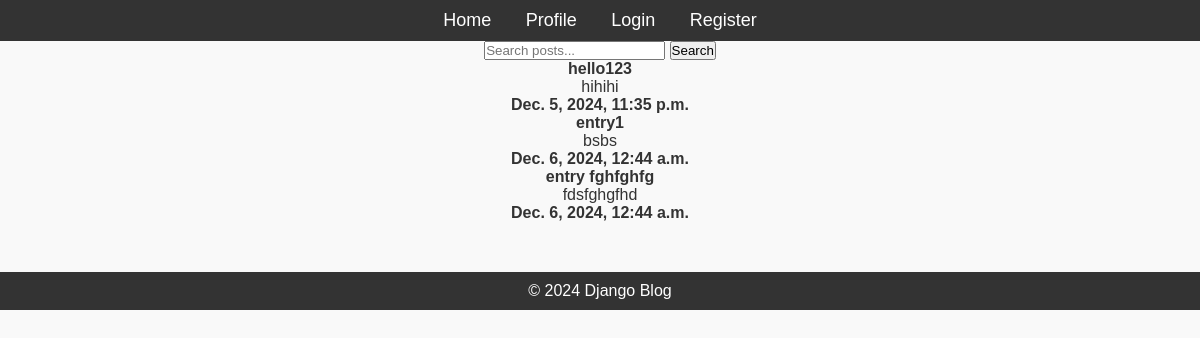
The page /blogs/ on the database as committed earlier.
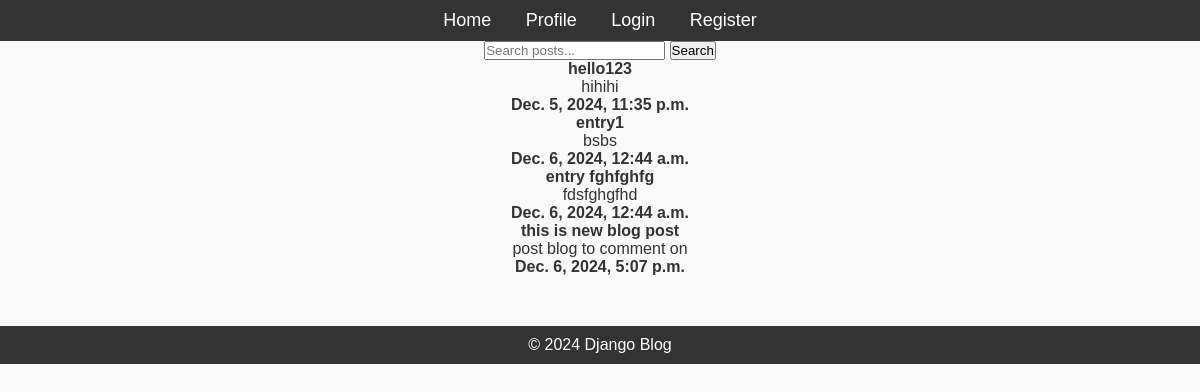
The same page on the database as committed later.
### blog/models.py (models this page shows)
class Post(models.Model):
    title = models.CharField(max_length=200)
    content = models.TextField()
    published_date = models.DateTimeField(auto_now_add=True)
    author = models.ForeignKey(User, on_delete=models.CASCADE, related_name='posts')
    tag = TaggableManager()

### blog/views.py (the view)
# urls.py: path('blogs/', ListView.as_view(), name='blogs'),
class ListView(ListView):
    model = Post
    template_name = 'blog/blogs.html'
    context_object_name = 'posts'
    def get_queryset(self):
        return Post.objects.all()

### blog/templates/blog/blogs.html
{%extends 'blog/base.html'%} {% block title%} All blogs {%endblock%}
{%load static %}
{% block content%}
<form method="get" action="{% url 'post_search' %}">
    <input type="text" name="q" placeholder="Search posts..." value="{{ request.GET.q }}">
    <button type="submit">Search</button>
</form>
{% for post in posts %}
    <h4> {{post.title}} </h4>
    <p> {{post.content}} </P>
    <strong> {{post.published_date}} </strong>
{% endfor %}
{% endblock %}

### blog/templates/blog/base.html (shortened to what this page needs)
{%load static %}
<!DOCTYPE html>
<html lang="en">
<head>
    <link rel="stylesheet" href="{% static 'css/styles.css' %}">
</head>
<body>
    <header>
        <nav>
            <ul>
                <li><a href="{% url 'home' %}">Home</a></li>
                <li><a href="{% url 'profile' %}">Profile</a></li>
                <li><a href="{% url 'login' %}">Login</a></li>
                <li><a href="{% url 'register' %}">Register</a></li>
            </ul>
        </nav>
    </header>
    <div class="content">
        {% block content %}{% endblock %}
    </div>
    <footer>
        <p>&copy; 2024 Django Blog</p>
    </footer>
</body>
</html>

### blog/static/css/styles.css (style rules this page uses)
* { margin: 0; padding: 0; box-sizing: border-box; }
body { font-family: Arial, sans-serif; background-color: #f9f9f9; color: #333; }
header { background-color: #333; padding: 10px; text-align: center; }
header nav ul { list-style-type: none; }
header nav ul li { display: inline; margin: 0 15px; }
header nav ul li a { color: white; text-decoration: none; font-size: 18px; }
.content { position: relative; display: flex; width: 100%; justify-content: center; align-items: center; flex-direction: column; }
footer { text-align: center; margin-top: 50px; padding: 10px; background-color: #333; color: white; }

Rows that differ between the two databases and show on the page:
added Post: title "this is new blog post", content "post blog to comment on", published_date "Dec. 6, 2024, 5:07 p.m."
